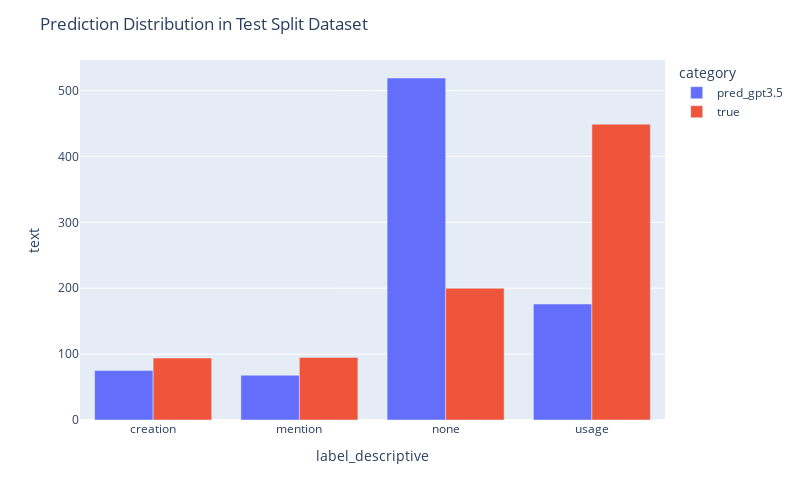

Here is the notebook cell this chart was saved with:
### Code cell
X_test_df['category'] = 'true'
X_test_df['pred_label'] = X_test_df['context'].apply(lambda x: get_pred_label(x, test_completed_sentences, y_test_pred_completed))
X_test_df_pred = X_test_df.copy()
X_test_df_pred['category'] = 'pred_gpt3.5'
X_test_df_pred['label_descriptive'] = X_test_df_pred['pred_label']

X_test_df_all = pd.concat([X_test_df_pred, X_test_df])

labels_grouped = X_test_df_all.groupby(['label_descriptive', 'category']).count().reset_index()
fig = px.bar(labels_grouped, x = 'label_descriptive', y = 'text', color = 'category', barmode = 'group')
fig.update_layout(width=800,height=500, title = 'Prediction Distribution in Test Split Dataset')

### Figure 1 — Plotly figure (JSON) as saved in the notebook; plotly's stock layout.template omitted (floating-point values rounded to 4 significant figures)
{"data": [{"alignmentgroup": "True", "hovertemplate": "category=pred_gpt3.5<br>label_descriptive=%{x}<br>text=%{y}<extra></extra>", "legendgroup": "pred_gpt3.5", "marker": {"color": "#636efa", "pattern": {"shape": ""}}, "name": "pred_gpt3.5", "offsetgroup": "pred_gpt3.5", "orientation": "v", "showlegend": true, "textposition": "auto", "type": "bar", "x": ["creation", "mention", "none", "usage"], "xaxis": "x", "y": [75, 68, 519, 176], "yaxis": "y"}, {"alignmentgroup": "True", "hovertemplate": "category=true<br>label_descriptive=%{x}<br>text=%{y}<extra></extra>", "legendgroup": "true", "marker": {"color": "#EF553B", "pattern": {"shape": ""}}, "name": "true", "offsetgroup": "true", "orientation": "v", "showlegend": true, "textposition": "auto", "type": "bar", "x": ["creation", "mention", "none", "usage"], "xaxis": "x", "y": [94, 95, 200, 449], "yaxis": "y"}], "layout": {"barmode": "group", "height": 500, "legend": {"title": {"text": "category"}, "tracegroupgap": 0}, "margin": {"t": 60}, "title": {"text": "Prediction Distribution in Test Split Dataset"}, "width": 800, "xaxis": {"anchor": "y", "autorange": true, "domain": [0, 1], "range": [-0.5, 3.5], "title": {"text": "label_descriptive"}, "type": "category"}, "yaxis": {"anchor": "x", "autorange": true, "domain": [0, 1], "range": [0, 546.3], "title": {"text": "text"}, "type": "linear"}}}
